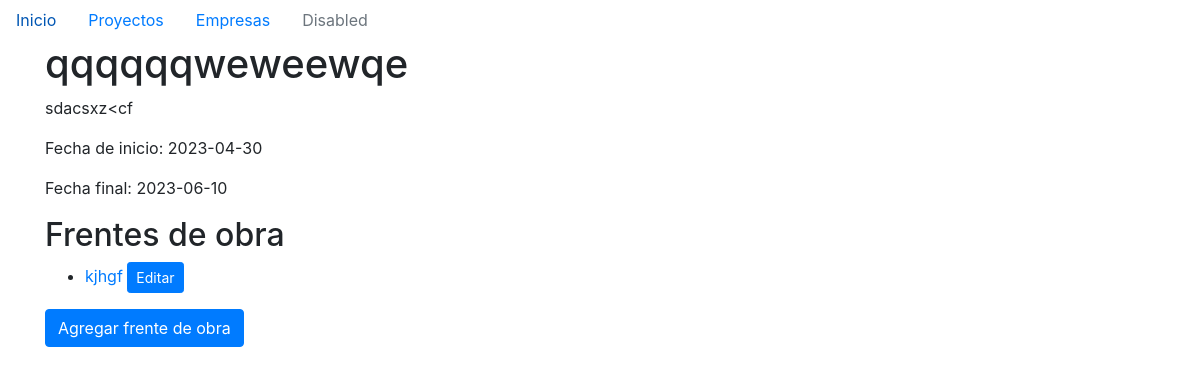
The page /proyecto/detalles/2 on the database its author committed.
### models/proyecto.py (models this page shows)
class Proyecto(db.Model):
    id = db.Column(db.Integer, primary_key= True, autoincrement=True)
    nombre = db.Column(db.String(100), nullable=False, unique=True)
    descripcion = db.Column(db.String(200))
    fecha_inicio = db.Column(db.Date, nullable=False)
    fecha_final = db.Column(db.Date, nullable=False)

### models/frente.py (models this page shows)
class Frente(db.Model):
    id = db.Column(db.Integer, primary_key=True)
    nombre = db.Column(db.String(100), nullable=False)
    descripcion = db.Column(db.String(200), nullable=False)
    fecha_inicio = db.Column(db.Date, nullable=False)
    no_contrato = db.Column(db.String(50), nullable=False)
    fecha_final = db.Column(db.Date, nullable=False)
    proyecto_id = db.Column(db.Integer, db.ForeignKey('proyecto.id'), nullable=False)
    proyecto = db.relationship('Proyecto', backref=db.backref('frentes', lazy=True))
    catalogos_relacionados = db.relationship('Catalogo', backref='frente', lazy=True)
    empresa_id = db.Column(db.Integer, db.ForeignKey('empresa.id'), nullable=False)
    empresa = db.relationship('Empresa', backref=db.backref('frentes', lazy=True))

### main.py (the view)
@app.route('/proyecto/detalles/<int:id>')
def detalles_proyecto(id):
    proyecto = Proyecto.query.get(id)
    frentes = Frente.query.filter_by(proyecto_id=proyecto.id).all()
    return render_template('detalle_proyecto.html', proyecto=proyecto, frentes=frentes)

### templates/detalle_proyecto.html (shortened to what this page needs)
{% extends 'base.html' %}
{% block content %}
<h1>{{ proyecto.nombre }}</h1>
<p>{{ proyecto.descripcion }}</p>
<p>Fecha de inicio: {{ proyecto.fecha_inicio }}</p>
<p>Fecha final: {{ proyecto.fecha_final }}</p>
<h2>Frentes de obra</h2>
<ul>
  {% for frente in proyecto.frentes %}
  <li>
    <a href="/proyecto/detalles/{{ proyecto.id}}/frente/{{ frente.id}}">{{ frente.nombre }}</a>
    <a href="/proyecto/detalles/{{ proyecto.id }}/frente/{{ frente.id}}/editar" class="btn btn-primary btn-sm">Editar</a>
  </li>
  {% endfor %}
</ul>
<a href="/registro/frentes" class="btn btn-primary">Agregar frente de obra</a>
{% endblock %}

### rows shown on the page
Proyecto: nombre "qqqqqqweweewqe", descripcion "sdacsxz<cf", fecha_inicio "2023-04-30", fecha_final "2023-06-10"
Frente: nombre "kjhgf"
